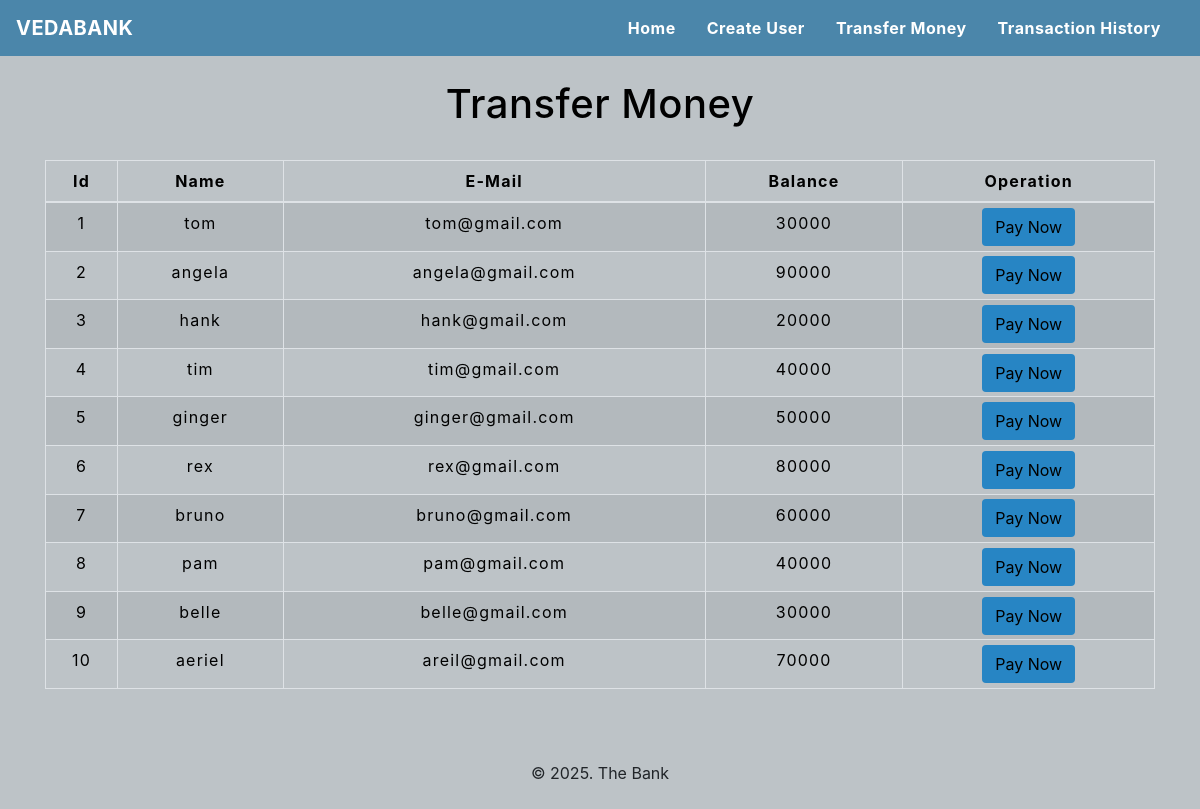
The app's page /transfermoney.php with its own data.
### tables this page shows
CREATE TABLE `users` (
  `id` int(3) NOT NULL,
  `name` text NOT NULL,
  `email` varchar(30) NOT NULL,
  `balance` int(8) NOT NULL
);

### transfermoney.php (the view, shortened to what this page needs)
<!DOCTYPE html>
<html lang="en">
<head>
    <link rel="stylesheet" href="https://maxcdn.bootstrapcdn.com/bootstrap/4.0.0/css/bootstrap.min.css">
    <link rel="stylesheet" type="text/css" href="css/table.css">
    <link rel="stylesheet" type="text/css" href="css/navbar.css">
</head>
<body style="background-color : #BDC3C7;">
<?php
    include 'config.php';
    $sql = "SELECT * FROM users";
    $result = mysqli_query($conn,$sql);
?>
<?php
  include 'navbar.php';
?>
<div class="container">
        <h2 class="text-center pt-4" style="color : black;">Transfer Money</h2>
        <br>
            <div class="row">
                <div class="col">
                    <div class="table-responsive-sm">
                    <table class="table table-hover table-sm table-striped table-condensed table-bordered" style="border-color:black;">
                        <thead style="color : black;">
                            <tr>
                            <th scope="col" class="text-center py-2">Id</th>
                            <th scope="col" class="text-center py-2">Name</th>
                            <th scope="col" class="text-center py-2">E-Mail</th>
                            <th scope="col" class="text-center py-2">Balance</th>
                            <th scope="col" class="text-center py-2">Operation</th>
                            </tr>
                        </thead>
                        <tbody>
                <?php
                    while($rows=mysqli_fetch_assoc($result)){
                ?>
                    <tr style="color : black;">
                        <td class="py-2"><?php echo $rows['id'] ?></td>
                        <td class="py-2"><?php echo $rows['name']?></td>
                        <td class="py-2"><?php echo $rows['email']?></td>
                        <td class="py-2"><?php echo $rows['balance']?></td>
                        <td><a href="selecteduserdetail.php?id= <?php echo $rows['id'] ;?>"> <button type="button" class="btn" style="background-color : #2785c4;">Pay Now</button></a></td>
                    </tr>
                <?php
                    }
                ?>
                        </tbody>
                    </table>
                    </div>
                </div>
            </div>
         </div>
         <footer class="text-center mt-5 py-2">
            <p>&copy 2025. The Bank </p>
        </footer>
</body>
</html>

### navbar.php (shortened to what this page needs)
<nav class="navbar navbar-expand-md navbar-light bg-light">
<a class="navbar-brand" href="index.php" style="color : #fff;"><b>VEDABANK</b></a>
<div class="collapse navbar-collapse" id="collapsibleNavbar">
      <ul class="navbar-nav ml-auto">
        <li class="nav-item">
          <a class="nav-link" href="index.php" style="color : #fff;"><b>Home</b></a>
        </li>
        <li class="nav-item">
          <a class="nav-link" href="createuser.php" style="color : #fff;"><b>Create User</b></a>
        </li>
        <li class="nav-item">
          <a class="nav-link" href="transfermoney.php" style="color : #fff;"><b>Transfer Money</b></a>
        </li>
        <li class="nav-item">
          <a class="nav-link" href="transactionhistory.php" style="color : #fff;"><b>Transaction History</b></a>
        </li>
    </div>
 </nav>

### css/table.css (style rules this page uses)
* { padding: 0; margin: 0; box-sizing: border-box; }
h2 { font-size: 40px; }
table { letter-spacing: 1.2px; }
td { text-align: center; }
button { border:none; background: #d9d9d9; transition: 1s; }

### css/navbar.css (style rules this page uses)
.nav-link { margin-right: 15px; color:#2F363F; letter-spacing: 0.5px; transition: 0.5s; }
.navbar { background-color: #4B86AA !important; }
.navbar-brand { color: #fff; letter-spacing: 0.5px; }
h2 { color: #4C4B4B; letter-spacing: 0.5px; }

### transfermoney.php (style rules this page uses)
button { transition: 1.5s; }

### records on screen
users: id "1", name "tom", email "tom@gmail.com", balance "30000"
users: id "2", name "angela", email "angela@gmail.com", balance "90000"
users: id "3", name "hank", email "hank@gmail.com", balance "20000"
users: id "4", name "tim", email "tim@gmail.com", balance "40000"
users: id "5", name "ginger", email "ginger@gmail.com", balance "50000"
users: id "6", name "rex", email "rex@gmail.com", balance "80000"
users: id "7", name "bruno", email "bruno@gmail.com", balance "60000"
users: id "8", name "pam", email "pam@gmail.com", balance "40000"
users: id "9", name "belle", email "belle@gmail.com", balance "30000"
users: id "10", name "aeriel", email "areil@gmail.com", balance "70000"
